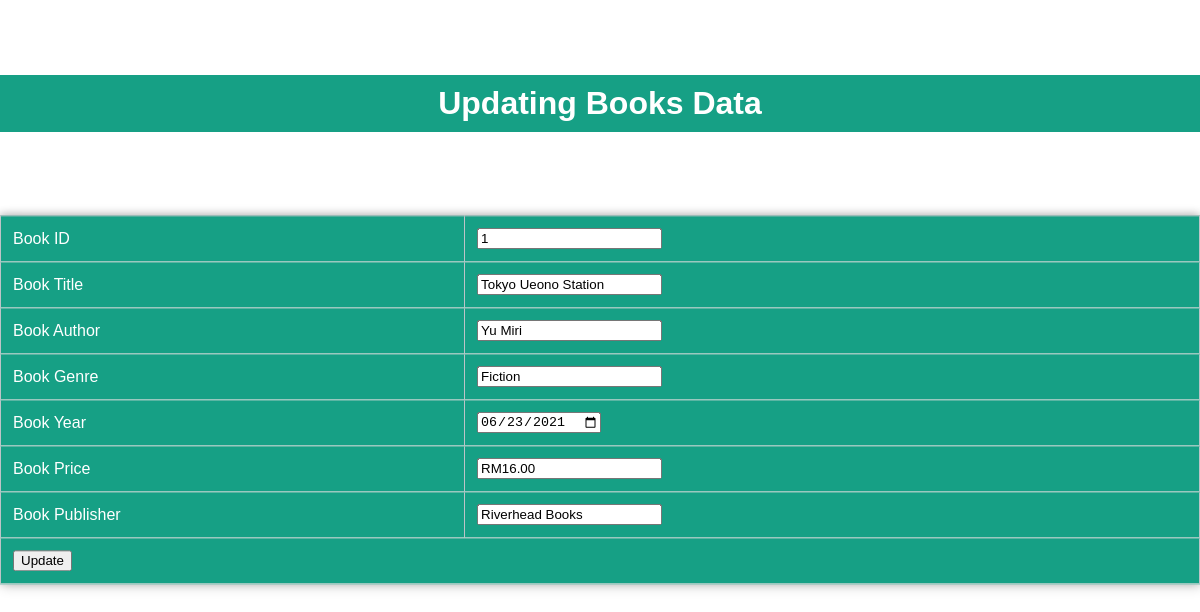
Page /update.php?bookID=1 on the committed database.
### tables this page shows
CREATE TABLE `books` (
  `bookID` int(11) NOT NULL,
  `bookTitle` varchar(255) NOT NULL,
  `bookAuthor` varchar(255) NOT NULL,
  `bookGenre` varchar(255) NOT NULL,
  `bookYear` date NOT NULL,
  `bookPrice` varchar(100) NOT NULL,
  `bookPublisher` varchar(255) NOT NULL
);

### update.php (the view, shortened to what this page needs)
<?php
require "conec.php";
$bookID = $_GET['bookID'];
$sql_read = "SELECT * FROM books WHERE bookID='$bookID'";
$exe_read = mysqli_query($conec, $sql_read);
$res_read = mysqli_fetch_assoc($exe_read);
?>
<!DOCTYPE html>
<html>
<head>
  <link rel="stylesheet" type="text/css" href="css/table.css">
</head>
<body>
  <br><br><br>
  <div align="center">
    <h1>Updating Books Data</h1>
    <form action="<?php $_SERVER['PHP_SELF'] ?>" method="POST">
      <table border="1" id="header">
        <tr>
          <td><label>Book ID</label></td>
          <td><input type="text" name="bookID_input" value="<?= $res_read['bookID'] ?>"></td>
        </tr>
        <tr>
          <td> <label>Book Title</label> </td>
          <td> <input type="text" name="bookTitle_input" value="<?= $res_read['bookTitle'] ?>"> </td>
        </tr>
        <tr>
          <td> <label>Book Author</label> </td>
          <td> <input type="text" name="bookAuthor_input" value="<?= $res_read['bookAuthor'] ?>"> </td>
        </tr>
        <tr>
          <td> <label>Book Genre</label> </td>
          <td> <input type="text" name="bookGenre_input" value="<?= $res_read['bookGenre'] ?>"> </td>
        </tr>
        <tr>
          <td> <label>Book Year</label> </td>
          <td> <input type="date" name="bookYear_input" value="<?= $res_read['bookYear'] ?>"> </td>
        </tr>
        <tr>
          <td><label>Book Price</label></td>
          <td><input type="text" name="bookPrice_input" value="<?= $res_read['bookPrice'] ?>"></td>
        </tr>
        <tr>
          <td> <label>Book Publisher</label> </td>
          <td> <input type="text" name="bookPublisher_input" value="<?= $res_read['bookPublisher'] ?>"> </td>
        </tr>
        <tr>
          <td colspan="2" align="center"> <input type="submit" name="update" value="Update"> </td>
        </tr>
      </table>
    </form>
  </div>
</body>
</html>

### css/table.css (style rules this page uses)
body { padding: 0px; margin: 0; font-family: Verdana, Geneva, Tahoma, sans-serif; }
table { position: absolute; left: 50%; top: 50%; transform: translate(-50%, -50%); border-collapse: collapse; width: 1200px; height: 200px; border: 1px solid #bdc3c7; box-shadow: 2px 2px 12px rgba(0, 0, 0, 0.2), -1px -1px 8px rgba(0, 0, 0, 0.2); }
tr { transition: all .2s ease-in; cursor: pointer; }
th, td { padding: 12px; text-align: left; border-bottom: 1px solid #ddd; }
#header { background-color: #16a085; color: #fff; }
h1 { font-weight: 600; text-align: center; background-color: #16a085; color: #fff; padding: 10px 0px; }

### rows in the picture
books: bookID_input "1", bookTitle_input "Tokyo Ueono Station", bookAuthor_input "Yu Miri", bookGenre_input "Fiction", bookYear_input "06/23/2021", bookPrice_input "RM16.00", bookPublisher_input "Riverhead Books"
